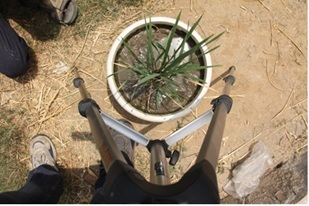
%> input picture octave/image segmentation/ImgSegmentTools-master/plant_images/regionbased_seg/file 2.jpg, 309 x 206 px
$ octave region_seg_demo.m   (GNU Octave 9; MATLAB toolbox functions it lacks are replaced by stand-ins)
%> lines starting %> are read from the running program, lines starting %| are printed output that depends on the picture; in (x1, y1, x2, y2) boxes, pixels count from 0 and x2, y2 are one past the last pixel; in counts of white or black regions, pixels touching at a corner belong together; the program's own positions count from 1
### octave/image segmentation/ImgSegmentTools-master/plant_images/regionbased_seg/region_seg.m

% Region Based Active Contour Segmentation
%
%
% Inputs: I           2D image
%         init_mask   Initialization (1 = foreground, 0 = bg)
%         max_its     Number of iterations to run segmentation for
%         alpha       (optional) Weight of smoothing term
%                       higer = smoother.  default = 0.2
%         display     (optional) displays intermediate outputs
%                       default = true
%
% Outputs: seg        Final segmentation mask (1=fg, 0=bg)
% img = imread('tire.tif');
% m = zeros(size(img));
% m(33:33+117,44:44+128) = 1;
% seg = region_seg(img,m,500);
%------------------------------------------------------------------------
function seg = region_seg(I,init_mask,max_its,alpha,display)

  %-- default value for parameter alpha is .1
  if(~exist('alpha','var'))
    alpha = .2;
  end
  %-- default behavior is to display intermediate outputs
  if(~exist('display','var'))
    display = true;
  end
  %-- ensures image is 2D double matrix
  I = im2graydouble(I);

  %-- Create a signed distance map (SDF) from mask
  phi = mask2phi(init_mask);

  %--main loop
  for its = 1:max_its   % Note: no automatic convergence test

    idx = find(phi <= 1.2 & phi >= -1.2);  %get the curve's narrow band

    %-- find interior and exterior mean
    upts = find(phi<=0);                 % interior points
    vpts = find(phi>0);                  % exterior points
    u = sum(I(upts))/(length(upts)+eps); % interior mean
    v = sum(I(vpts))/(length(vpts)+eps); % exterior mean

    F = (I(idx)-u).^2-(I(idx)-v).^2;         % force from image information
    curvature = get_curvature(phi,idx);  % force from curvature penalty

    dphidt = F./max(abs(F)) + alpha*curvature;  % gradient descent to minimize energy

    %-- maintain the CFL condition
    dt = .45/(max(dphidt)+eps);

    %-- evolve the curve
    phi(idx) = phi(idx) + dt.*dphidt;

    %-- Keep SDF smooth
    phi = sussman(phi, .5);

    %-- intermediate output
    if((display>0)&&(mod(its,20) == 0))
      showCurveAndPhi(I,phi,its);
    end
  end

  %-- final output
  if(display)
    showCurveAndPhi(I,phi,its);
  end

  %-- make mask from SDF
  seg = phi<=0; %-- Get mask from levelset


%-- Displays the image with curve superimposed
% [5 lines left out: function showCurveAndPhi, not called in this run]

%-- converts a mask to a SDF
function phi = mask2phi(init_a)
  phi=bwdist(init_a)-bwdist(1-init_a)+im2double(init_a)-.5;

%-- compute curvature along SDF
% [34 lines left out: function get_curvature, not called in this run]

%-- Converts image to one channel (grayscale) double
function img = im2graydouble(img)
  [dimy, dimx, c] = size(img);
  if(isfloat(img)) % image is a double
    if(c==3)
      img = rgb2gray(uint8(img));
    end
  else           % image is a int
    if(c==3)
      img = rgb2gray(img);
    end
    img = double(img);
  end

%-- level set re-initialization by the sussman method
% [30 lines left out: function sussman, not called in this run]

%-- whole matrix derivatives
function shift = shiftD(M)
  shift = shiftR(M')';

function shift = shiftL(M)
  shift = [ M(:,2:size(M,2)) M(:,size(M,2)) ];

function shift = shiftR(M)
  shift = [ M(:,1) M(:,1:size(M,2)-1) ];

function shift = shiftU(M)
  shift = shiftL(M')';

function S = sussman_sign(D)
  S = D ./ sqrt(D.^2 + 1);


### octave/image segmentation/ImgSegmentTools-master/plant_images/regionbased_seg/region_seg_demo.m

I = imread('file 2.jpg');  %-- load the image
%> I is the input picture: size 206x309x3 uint8; mean R, G, B 148.6, 129.7, 104.2
m = zeros(size(I,1),size(I,2));          %-- create initial mask
m(111:222,123:234) = 1;
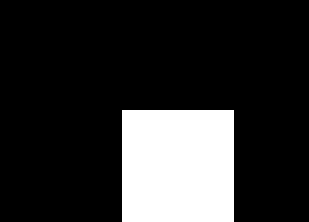
%> m: size 222x309 double; values 0 (black) and 1 (white), 18.3% white; 1 white region, box (x1, y1, x2, y2) and area: (122, 110, 234, 222) 12544

I = imresize(I,.5);  %-- make image smaller
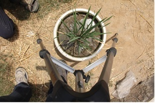
%> I: size 103x155x3 uint8; mean R, G, B 148.6, 129.6, 104.1
m = imresize(m,.5);  %     for fast computation

subplot(2,2,1); imshow(I); title('Input Image');
subplot(2,2,2); imshow(m); title('Initialization');
subplot(2,2,3); title('Segmentation');
%> after `title('Segmentation')`:
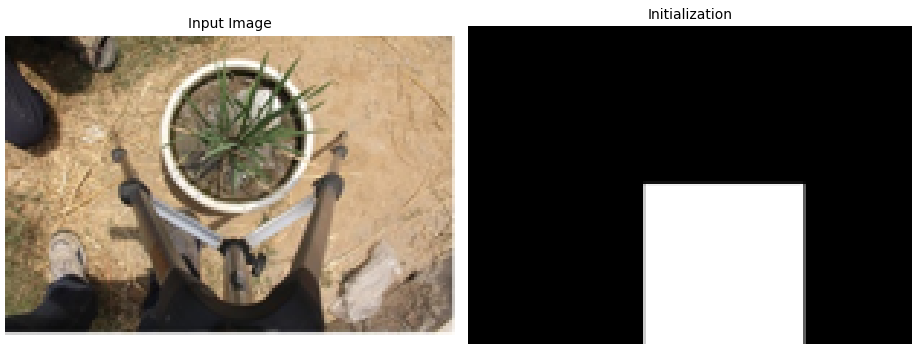
%> figure redrawn from the program's plot data, 2 panels

seg = region_seg(I, m, 250); %-- Run segmentation
%> in im2graydouble, `img = rgb2gray(img);`:
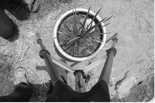
%> img: size 103x155 uint8; min 7, max 255, mean 132.4
%> the loop in region_seg, `for its = 1:max_its` made 1 pass
%> u on pass 1: 139.6
%> the run ends on the next line

$ run again, with octave/image segmentation/ImgSegmentTools-master/plant_images/regionbased_seg/file 3.jpg copied over octave/image segmentation/ImgSegmentTools-master/plant_images/regionbased_seg/file 2.jpg
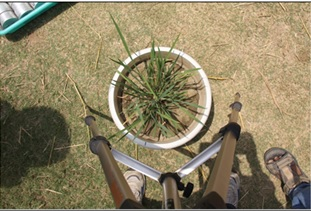
%> input picture octave/image segmentation/ImgSegmentTools-master/plant_images/regionbased_seg/file 3.jpg, 311 x 211 px
%> I is the input picture: size 211x311x3 uint8; mean R, G, B 141.1, 129.4, 99.5
%> `m(111:222,123:234) = 1;`:
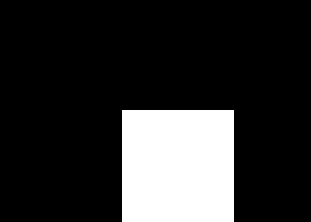
%> m: size 222x311 double; values 0 (black) and 1 (white), 18.2% white; 1 white region, box (x1, y1, x2, y2) and area: (122, 110, 234, 222) 12544
%> I: size 106x156x3 uint8
%> in im2graydouble, `img = rgb2gray(img);`:
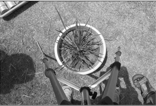
%> img: size 106x156 uint8; min 7, max 255, mean 129.4
%> the loop in region_seg, `for its = 1:max_its` made 1 pass
%> u on pass 1: 136.9

$ run again, with octave/image segmentation/ImgSegmentTools-master/plant_images/regionbased_seg/file 4.jpg copied over octave/image segmentation/ImgSegmentTools-master/plant_images/regionbased_seg/file 2.jpg
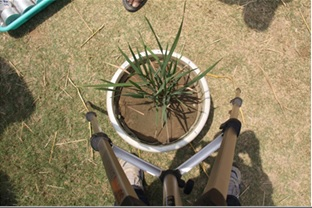
%> input picture octave/image segmentation/ImgSegmentTools-master/plant_images/regionbased_seg/file 4.jpg, 312 x 208 px
%> I is the input picture: size 208x312x3 uint8; mean R, G, B 143, 130, 99.1
%> `m(111:222,123:234) = 1;`:
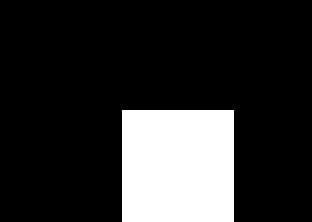
%> m: size 222x312 double; values 0 (black) and 1 (white), 18.1% white; 1 white region, box (x1, y1, x2, y2) and area: (122, 110, 234, 222) 12544
%> I: size 104x156x3 uint8
%> in im2graydouble, `img = rgb2gray(img);`:
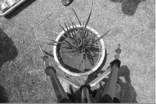
%> img: size 104x156 uint8; min 8, max 255, mean 130.4
%> the loop in region_seg, `for its = 1:max_its` made 1 pass
%> u on pass 1: 127.2

$ run again, with octave/image segmentation/ImgSegmentTools-master/plant_images/regionbased_seg/file1.jpg copied over octave/image segmentation/ImgSegmentTools-master/plant_images/regionbased_seg/file 2.jpg
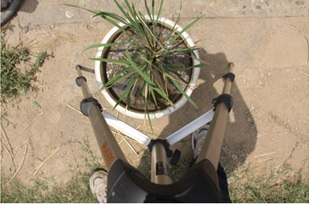
%> input picture octave/image segmentation/ImgSegmentTools-master/plant_images/regionbased_seg/file1.jpg, 309 x 204 px
%> I is the input picture: size 204x309x3 uint8; mean R, G, B 154.6, 139, 115.6
%> m: size 222x309 double; values 0 (black) and 1 (white), 18.3% white; 1 white region, box (x1, y1, x2, y2) and area: (122, 110, 234, 222) 12544
%> I: size 102x155x3 uint8
%> `title('Segmentation')`:
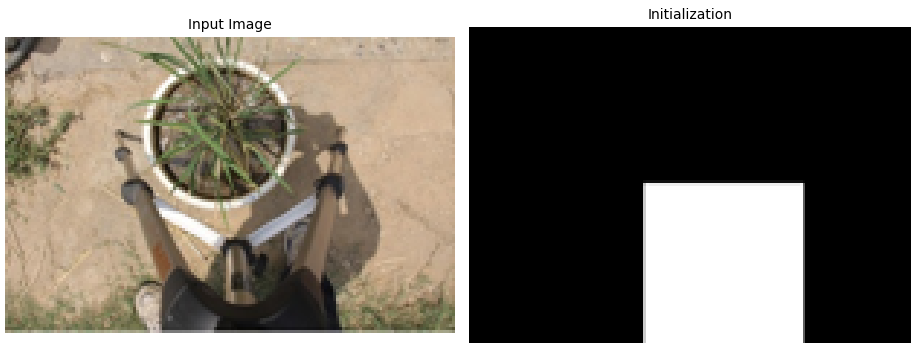
%> figure redrawn from the program's plot data, 2 panels
%> in im2graydouble, `img = rgb2gray(img);`:
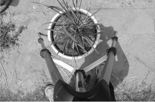
%> img: size 102x155 uint8; min 6, max 255, mean 140.9
%> the loop in region_seg, `for its = 1:max_its` made 1 pass
%> u on pass 1: 114.2
